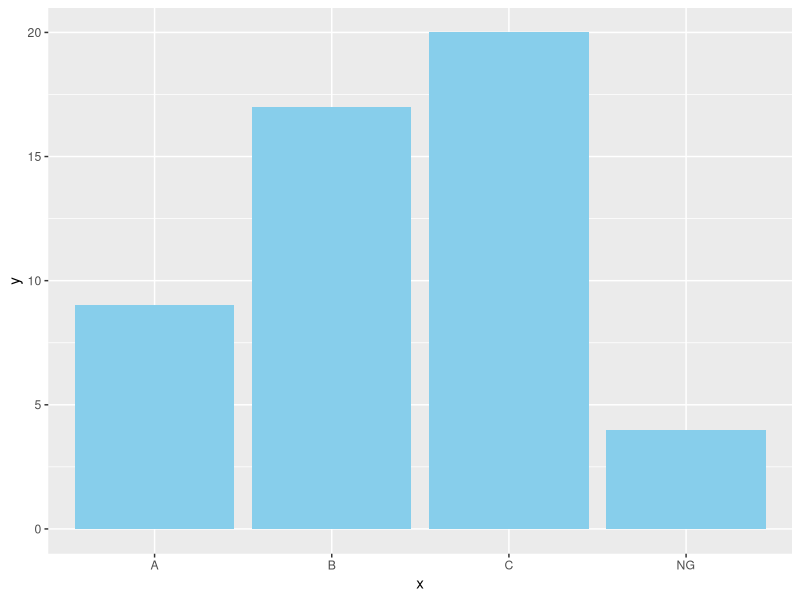
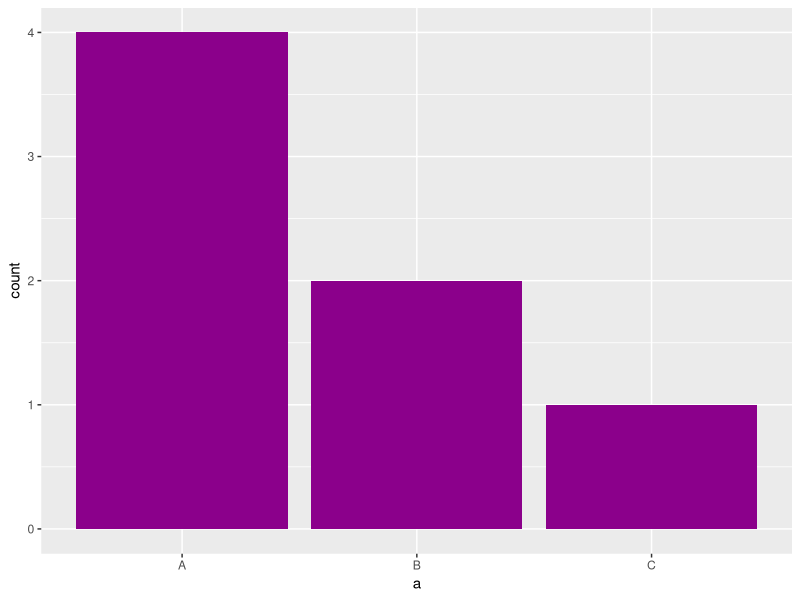

Reproduce these figures in R, in order.
## ---- chunk 1
 
library("ggplot2")
 
x <- c("A","B","C","NG")
y <- as.numeric(c(9,17,20,4))
 
ggplot() + geom_col(mapping = aes(x,y), data = data.frame(y), fill = "skyblue") 
 
a <-c("A","A","A","A","B","B","C")
 
ggplot() + geom_bar(mapping = aes(a), data = data.frame(a), fill = "magenta4")

Ω = 20 
